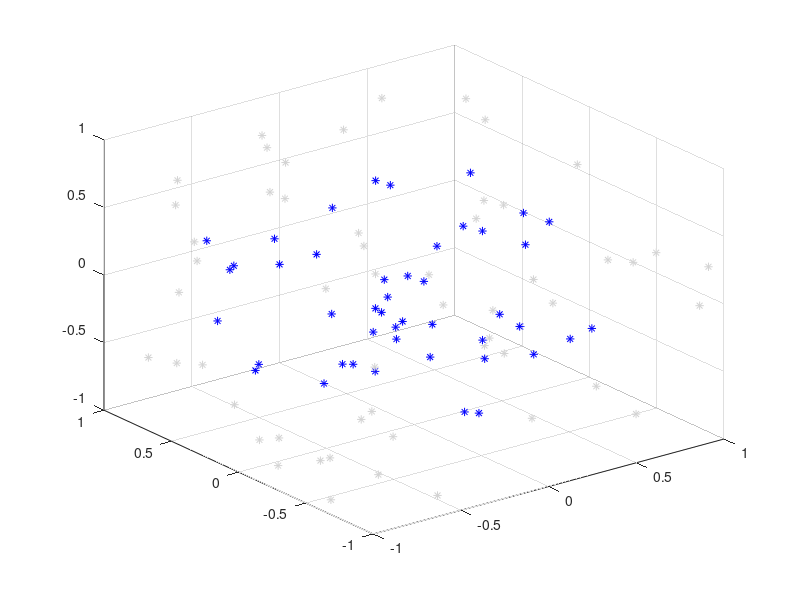

Here is the MATLAB script that generated this plot:
clear
clc
inside=0;
outside=0;
[X Y Z]=sphere;
surf(X,Y,Z,'edgealpha', 0.2, 'facecolor', 'none')
hold on
for i=1:100
    temp=rand([1,3])*2-1;
    %if temp(2)<=sqrt(1-temp(1)*temp(1)) & temp(2)>=(-1)*sqrt(1-temp(1)*temp(1));
    if temp(1)*temp(1)+temp(2)*temp(2)+temp(3)*temp(3)<=1
        inside=inside+1;
        plot3(temp(1), temp(2), temp(3),'*b');
        %hold on;
    else
        outside=outside+1;
        p=plot3(temp(1), temp(2), temp(3), '*', 'markeredgecolor', '#D3D3D3');
        %hold on;
    end
    pause(0.0001);
    hold on;
end
inside/(inside+outside)
inside/(inside+outside)/0.125*3/4
